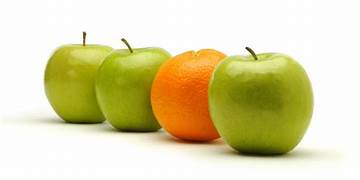
#> input picture lab-3/apple orange.jpg, 360 x 180 px, found by its file name
$ jupyter execute --allow-errors '21MIA1041 LAB  ASSIGNEMNT -3.ipynb'
#> lines starting #> are read from the running program, lines starting #| are printed output that depends on the picture; after the words box and inside, x2 and y2 are one past the last pixel; in counts of white or black regions, pixels touching at a corner belong together
[cell 1]
#importing the required libraries
import cv2
import numpy as np
import matplotlib.pyplot as plt
from scipy.spatial import distance

[cell 2]
# Load the image
image_path = "/content/images.jpeg"
image = cv2.imread(image_path)
#> (the rest of this cell did not finish here and is left out)

[cell 3]
#  Segment the Image
# Define color ranges for green and orange
green_lower = np.array([25, 100, 100])
green_upper = np.array([85, 255, 255])
orange_lower = np.array([10, 100, 100])
orange_upper = np.array([25, 255, 255])

# Create masks for green and orange
#> (the rest of this cell did not finish here and is left out)

#> (a cell that did not finish here is left out)

#> (a cell that did not finish here is left out)

#> (a cell that did not finish here is left out)

#> (a cell that did not finish here is left out)

[cell 8]
 # Extract Features from Each Object
def extract_features(contour):
    features = {}
    features['Area'] = cv2.contourArea(contour)
    features['Perimeter'] = cv2.arcLength(contour, True)
    x, y, w, h = cv2.boundingRect(contour)
    features['BoundingBox'] = (x, y, w, h)
    M = cv2.moments(contour)
    features['Centroid'] = (int(M['m10']/M['m00']), int(M['m01']/M['m00'])) if M['m00'] != 0 else (None, None)
    return features

#> (a cell that did not finish here is left out)

[cell 10]
#  Analyze and Use the Features
# Example reference feature (you can adjust or calculate this based on actual reference)
reference_features = {'Area': 500, 'Perimeter': 100, 'BoundingBox': (0, 0, 0, 0), 'Centroid': (0, 0)}

# Draw contours and features
#> (the rest of this cell did not finish here and is left out)

[cell 11]
import cv2
import numpy as np
import matplotlib.pyplot as plt

[cell 12]
# Function to extract features from an object
def extract_features(image, mask):
    contours, _ = cv2.findContours(mask, cv2.RETR_EXTERNAL, cv2.CHAIN_APPROX_SIMPLE)
    features = []

    for cnt in contours:
        # Compute area, centroid, and average color intensity
        area = cv2.contourArea(cnt)
        M = cv2.moments(cnt)
        centroid_x = int(M['m10'] / M['m00']) if M['m00'] != 0 else 0
        centroid_y = int(M['m01'] / M['m00']) if M['m00'] != 0 else 0

        # Bounding box and aspect ratio (additional feature)
        x, y, w, h = cv2.boundingRect(cnt)
        aspect_ratio = float(w) / h if h != 0 else 0

        # Calculate average color intensity within the segmented region
        mask_rgb = cv2.bitwise_and(image, image, mask=mask)
        average_color = np.mean(mask_rgb, axis=(0, 1))

        features.append({
            'area': area,
            'centroid': (centroid_x, centroid_y),
            'aspect_ratio': aspect_ratio,
            'average_color': average_color,
            'bounding_box': (x, y, w, h)  # Store bounding box for drawing
        })

    return features

[cell 13]
# Load the reference object (replace with your reference object image path)
reference_image = cv2.imread(r"/content/images.jpeg")
#> (the rest of this cell did not finish here and is left out)

[cell 14]
# Load the target image
target_image = cv2.imread(r"/content/apple orange.jpg")
#> target_image is the input picture: shape (180, 360, 3); mean B, G, R 169.4, 212.9, 220.1
target_hsv = cv2.cvtColor(target_image, cv2.COLOR_BGR2HSV)
#> target_hsv: shape (180, 360, 3); mean H, S, V 19, 79, 221.8

# Define your masks for apples, oranges, and green objects
# Mask for apples (assuming red color)
mask_apple = cv2.inRange(target_hsv, np.array([0, 100, 100]), np.array([30, 255, 255]))  # Adjusted range for red apples
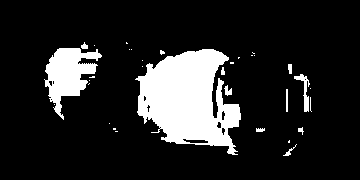
#> mask_apple: shape (180, 360); 14.8% white; 33 white regions (22 under 20 px), largest, box (x1, y1, x2, y2) and area: (135, 49, 241, 155) 7043, (44, 48, 102, 120) 2008, (294, 74, 310, 112) 193

# Mask for oranges (assuming orange color)
mask_orange = cv2.inRange(target_hsv, np.array([10, 100, 100]), np.array([25, 255, 255]))  # Orange range
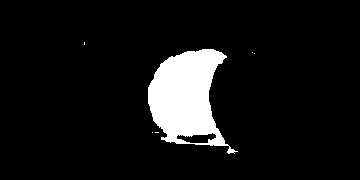
#> mask_orange: shape (180, 360); 8.2% white; 6 white regions (5 under 20 px)

# Mask for green objects (adjusting the range to exclude green apples)
mask_green = cv2.inRange(target_hsv, np.array([40, 50, 50]), np.array([80, 150, 150]))
#> mask_green: shape (180, 360); every value is 0

# Combine the masks for apples and oranges
target_combined_mask = cv2.bitwise_or(mask_apple, mask_orange)

# Extract features from the target image
target_features = extract_features(target_image, target_combined_mask)
#> in extract_features, `contours, _ = cv2.findContours(mask, cv2.RETR_EXTERNAL, cv2.CHAIN_APPR..`: contours = 33 contours, 26 with area under 20; largest, box (x1, y1, x2, y2) and area: (135, 49, 241, 155) 6913, (44, 48, 102, 120) 1876, (294, 74, 310, 112) 138, (224, 85, 232, 96) 36, (288, 64, 292, 74) 24, (286, 89, 288, 112) 22, (81, 42, 88, 49) 22
#> the loop in extract_features, `for cnt in contours:` made 33 passes
#> (area, centroid_x, centroid_y, x, y, w, h, aspect_ratio) on passes 12, 16, 19, 27, 30, 33: (35.5, 227, 90, 224, 85, 8, 11, 0.727), (138.5, 304, 90, 294, 74, 16, 38, 0.421), (23.5, 289, 68, 288, 64, 4, 10, 0.4), (6913, 187, 99, 135, 49, 106, 106, 1), (1876.5, 67, 73, 44, 48, 58, 72, 0.806), (21.5, 84, 46, 81, 42, 7, 7, 1)
#> (cnt, area, centroid_x, centroid_y, x, y, w, h) on pass 10: ([[286, 89], [286, 111], [287, 111], [287, 89]], 22, 286, 100, 286, 89, 2, 23)
#> pass 1, in extract_features, `mask_rgb = cv2.bitwise_and(image, image, mask=mask)`:
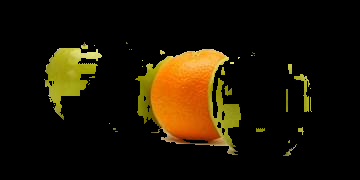
#> mask_rgb: shape (180, 360, 3); mean B, G, R 3.8, 20.4, 28.7
#> after the loop in extract_features, `for cnt in contours:`: features = 33 items
#> target_features = 33 items

# Set threshold values for matching (adjust as needed)
threshold_apple = 3500.0  # Define a suitable threshold for apple matching
threshold_orange = 3000.0  # Define a suitable threshold for orange matching
threshold_green = 2000.0  # Define a suitable threshold for green object matching

#> (a cell that did not finish here is left out)

[cell 16]
# Display the final image with features and labels
target_image_rgb_final = cv2.cvtColor(target_image, cv2.COLOR_BGR2RGB)
plt.figure(figsize=(12, 6))

# Plot target image
plt.subplot(1, 4, 1)
plt.imshow(target_image_rgb_final)
plt.title('Target Image with Detected Objects')
plt.axis('off')


plt.tight_layout()
plt.show()
